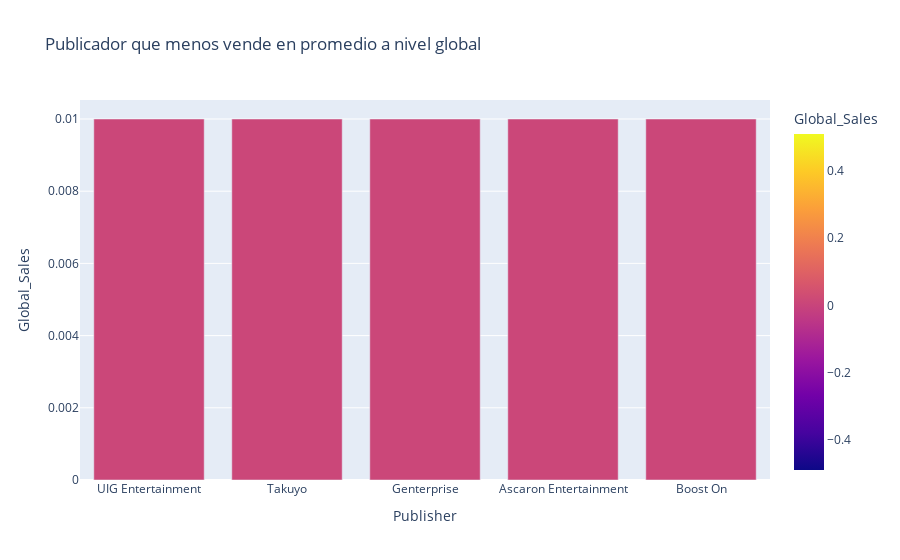

Notebook cell for this chart:
### Markdown cell above
### 7. ¿Cuál es el publicador que menos vende en promedio a nivel global?

### Code cell
df_worst_publishers = df.loc[:, ['Publisher', 'Global_Sales']].groupby(['Publisher']).mean().sort_values(by='Global_Sales', ascending=True).head(5)
print("RESPUESTA\n", df_worst_publishers.head(1))


fig = px.bar(df_worst_publishers, x=df_worst_publishers.index, y='Global_Sales', color='Global_Sales', title='Publicador que menos vende en promedio a nivel global')
fig.show()

### Figure 1 — Plotly figure (JSON) as saved in the notebook; plotly's stock layout.template omitted (floating-point values rounded to 4 significant figures)
{"data": [{"alignmentgroup": "True", "hovertemplate": "Publisher=%{x}<br>Global_Sales=%{marker.color}<extra></extra>", "legendgroup": "", "marker": {"color": [0.01, 0.01, 0.01, 0.01, 0.01], "coloraxis": "coloraxis"}, "name": "", "offsetgroup": "", "orientation": "v", "showlegend": false, "textposition": "auto", "type": "bar", "x": ["UIG Entertainment", "Takuyo", "Genterprise", "Ascaron Entertainment", "Boost On"], "xaxis": "x", "y": [0.01, 0.01, 0.01, 0.01, 0.01], "yaxis": "y"}], "layout": {"barmode": "relative", "coloraxis": {"colorbar": {"title": {"text": "Global_Sales"}}, "colorscale": [[0, "#0d0887"], [0.1111, "#46039f"], [0.2222, "#7201a8"], [0.3333, "#9c179e"], [0.4444, "#bd3786"], [0.5556, "#d8576b"], [0.6667, "#ed7953"], [0.7778, "#fb9f3a"], [0.8889, "#fdca26"], [1, "#f0f921"]]}, "legend": {"tracegroupgap": 0}, "title": {"text": "Publicador que menos vende en promedio a nivel global"}, "xaxis": {"anchor": "y", "domain": [0, 1], "title": {"text": "Publisher"}}, "yaxis": {"anchor": "x", "domain": [0, 1], "title": {"text": "Global_Sales"}}}}
